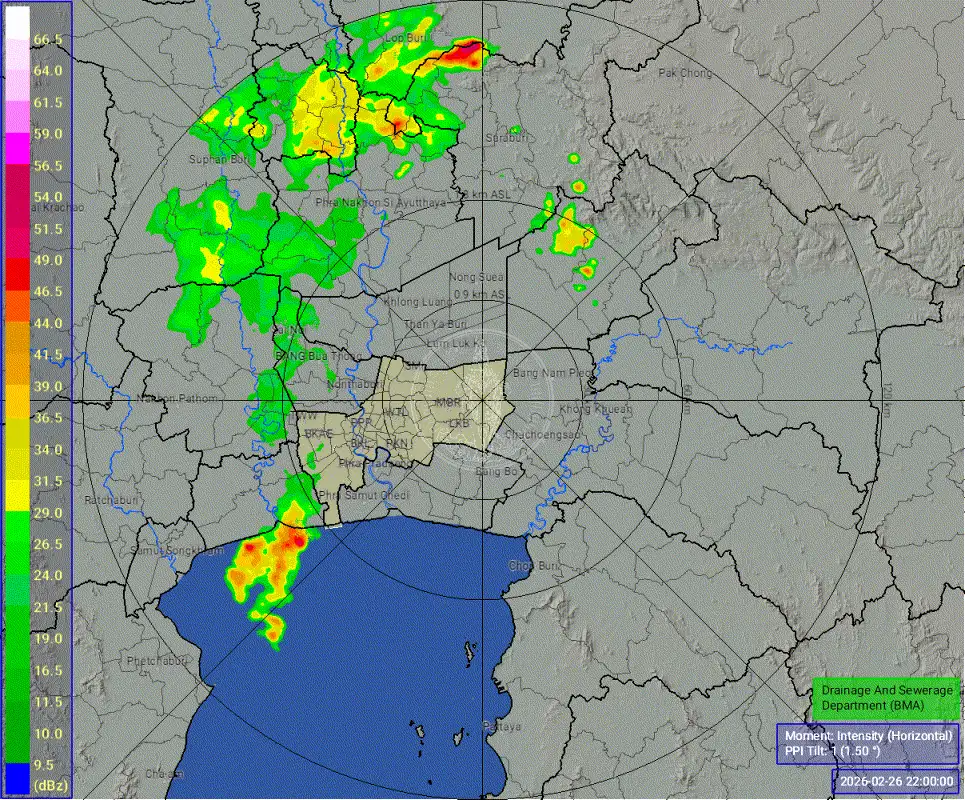
#> input picture example/n006.gif, 965 x 800 px, found by its file name
$ python data_moving.py
#> lines starting #> are read from the running program, lines starting #| are printed output that depends on the picture; after the words box and inside, x2 and y2 are one past the last pixel; in counts of white or black regions, pixels touching at a corner belong together
import cv2
import numpy as np
import imageio
import io
from PIL import Image
from scipy.spatial.distance import cdist
import time

# [16 lines left out: function data_radar, not called in this run]
# ==================================================
# CONFIG
# ==================================================
target_colors = np.array([
    [252,252,255],[252,219,255],[252,202,255],[252,139,255],
    [252,0,255],[195,0,85],[216,0,71],[224,0,85],
    [238,0,0],[252,75,0],[222,152,0],[230,164,0],
    [252,214,0],[216,216,0],[234,218,0],[238,252,0],
    [0,243,0],[0,236,0],[0,214,82],[0,200,0],
    [0,197,0],[0,191,0],[0,176,0],[0,168,0],
    [0,0,255]
], dtype=np.uint8)

values = np.array([
    66.5,64.0,61.5,59.0,56.5,54.0,51.5,49.0,46.5,
    44.0,41.5,39.0,36.5,34.0,31.5,29.0,26.5,24.0,
    21.5,19.0,16.5,14.0,11.5,10.0,9.5
])

threshold = 60


# ==================================================
# BASIC OPS
# ==================================================
def min_pooling(img, ksize=3):
    kernel = np.ones((ksize, ksize), np.uint8)
    return cv2.erode(img, kernel)

def max_pooling(img, ksize=3):
    kernel = np.ones((ksize, ksize), np.uint8)
    return cv2.dilate(img, kernel)

# ==================================================
# EXTRACT RADAR COLORS
# ==================================================
def extract_radar_frame(img):
    h, w, _ = img.shape
    pixels = img.reshape(-1, 3)

    mask = np.zeros(len(pixels), dtype=bool)

    for color in target_colors:
        dist = np.linalg.norm(pixels - color, axis=1)
        mask |= dist < threshold

    mask = mask.reshape(h, w)

    result = img.copy()
    result[~mask] = 255
    return result


# ==================================================
# COLOR -> DBZ
# ==================================================
# [229 lines left out: functions map_to_dbz, quantize_dbz, get_clusters, compute_flow, get_cluster_direction, draw_clusters_on_frame and 2 more, not called in this run]
MAIN_DIRECTION_DEGREE = None
MOVE_CAPTION = None
def radar_pipeline(input_gif_path, update=None):
    raw_frames = []
    processed_frames = []
    output_frames = []
    # -----------------------------------------
    # READ ORIGINAL GIF
    # -----------------------------------------
    if update: update("🖼️ กำลัง Upload ไฟล์...", 0.1)
    with Image.open(input_gif_path) as gif:
#> gif is the input picture: PIL image 965x800 RGBA; mean R, G, B, A 125.9, 146.8, 132.5, 255
        for i in range(gif.n_frames):
            gif.seek(i)

            frame = np.array(gif.convert("RGB"))
            raw_frames.append(frame.copy())

            # same as old code
            cv2.rectangle(frame, (0, 0), (100, 970), (255,255,255), -1)
            cv2.rectangle(frame, (700,600), (1300,970), (255,255,255), -1)

            frame = extract_radar_frame(frame)
            frame[np.all(frame == 255, axis=-1)] = 0

            frame = max_pooling(frame, 3)
            frame = min_pooling(frame, 3)
            frame = min_pooling(frame, 3)
            frame = max_pooling(frame, 10)

            processed_frames.append(frame)
#> this loop made 12 passes
#> pass 1, in extract_radar_frame, `mask = mask.reshape(h, w)`:
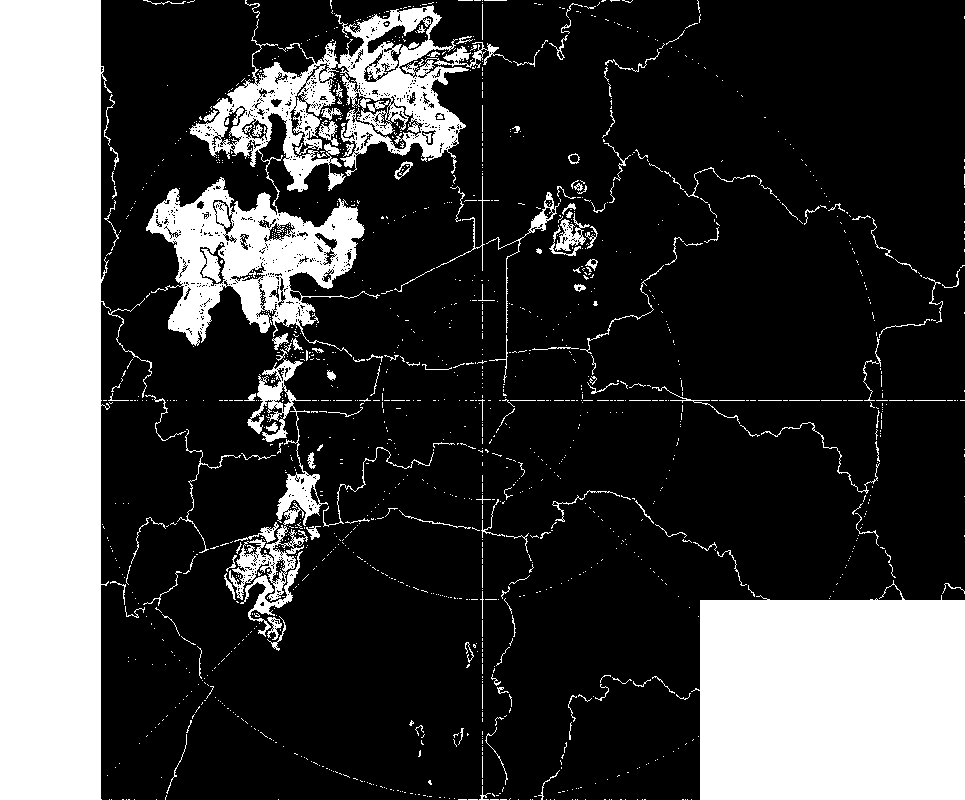
#> mask: shape (800, 965) bool; 24.6% white; 1459 white regions (1281 under 20 px), largest, box (x1, y1, x2, y2) and area: (0, 0, 112, 800) 80942, (691, 580, 965, 800) 53088, (146, 5, 469, 357) 34883
#> pass 1, in extract_radar_frame, `result = img.copy()`:
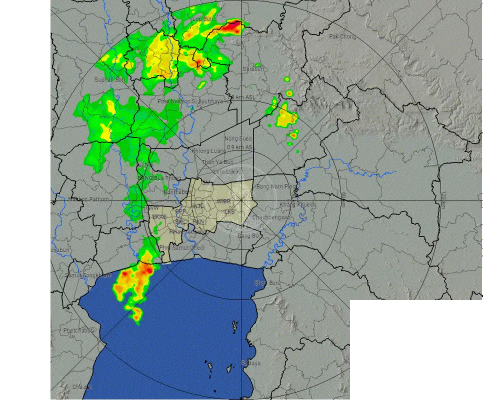
#> result: shape (800, 965, 3) (shown at 1/2 size); mean R, G, B 147.1, 166.4, 154.4
#> pass 1, in radar_pipeline, `frame = extract_radar_frame(frame)`:
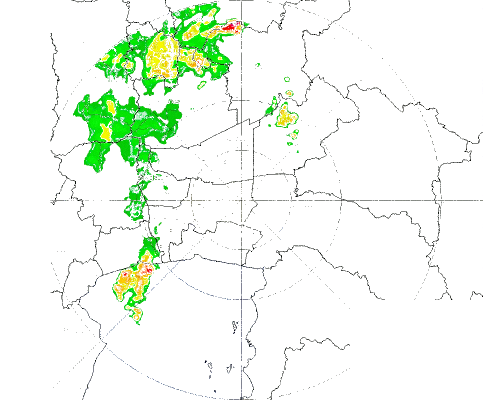
#> frame: shape (800, 965, 3) (shown at 1/2 size); mean R, G, B 239.7, 248.6, 237.6
#> after the loop:
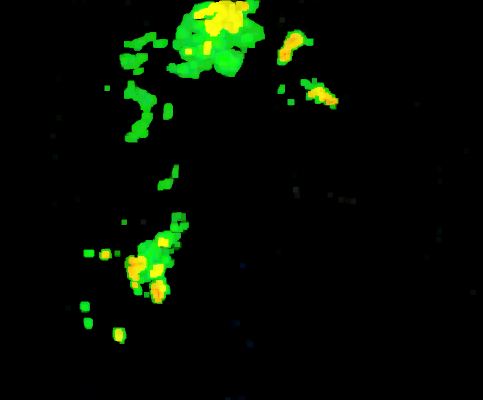
#> frame: shape (800, 965, 3) (shown at 1/2 size); mean R, G, B 4.8, 14.1, 1.7
#> after the loop:
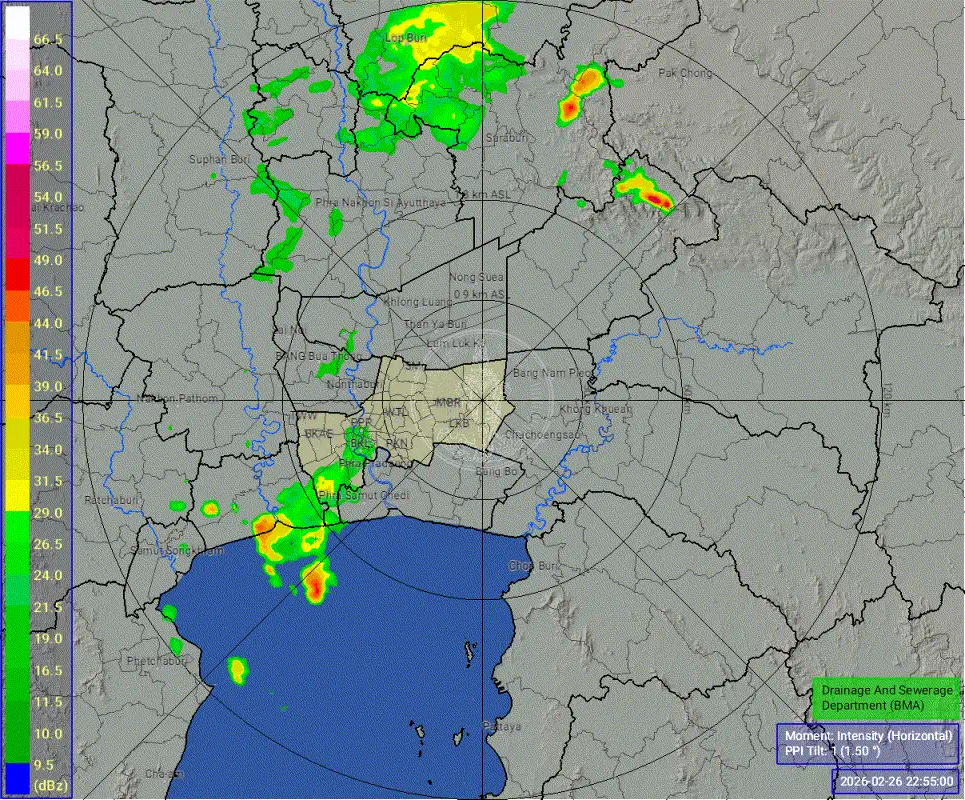
#> gif: PIL image 965x800 RGBA; mean R, G, B, A 128.1, 145, 136.6, 255
#> after the loop, processed_frames = 12 items; raw_frames = 12 items
    if update: update("🎞️ สร้าง GIF ชั่วคราว...", 0.3)
    # -----------------------------------------
    # IMPORTANT:
    # simulate old temp.gif in memory
    # -----------------------------------------
    gif_buffer = io.BytesIO()

    imageio.mimsave(
        gif_buffer,
        processed_frames,
        format="GIF",
        fps=10,
        loop=0
    )

    gif_buffer.seek(0)

#> (the run stopped early here; a loop or call above may not have finished)

$ run again, with example/20260517_103023.webp saved as example/n006.gif
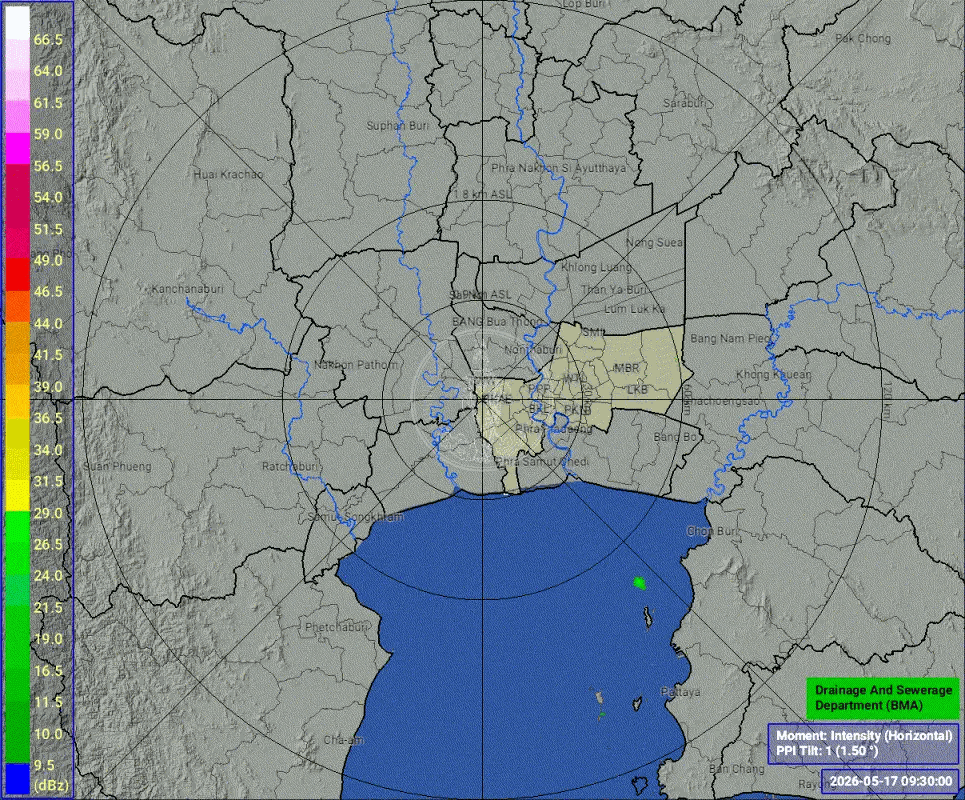
#> input picture example/20260517_103023.webp, 965 x 800 px, found by its file name
#> in radar_pipeline, gif is the input picture: PIL image 965x800 P; mean R, G, B 127.9, 139.3, 141.1
#> the loop in radar_pipeline, `for i in range(gif.n_frames):` made 1 pass
#> pass 1, in extract_radar_frame, `mask = mask.reshape(h, w)`:
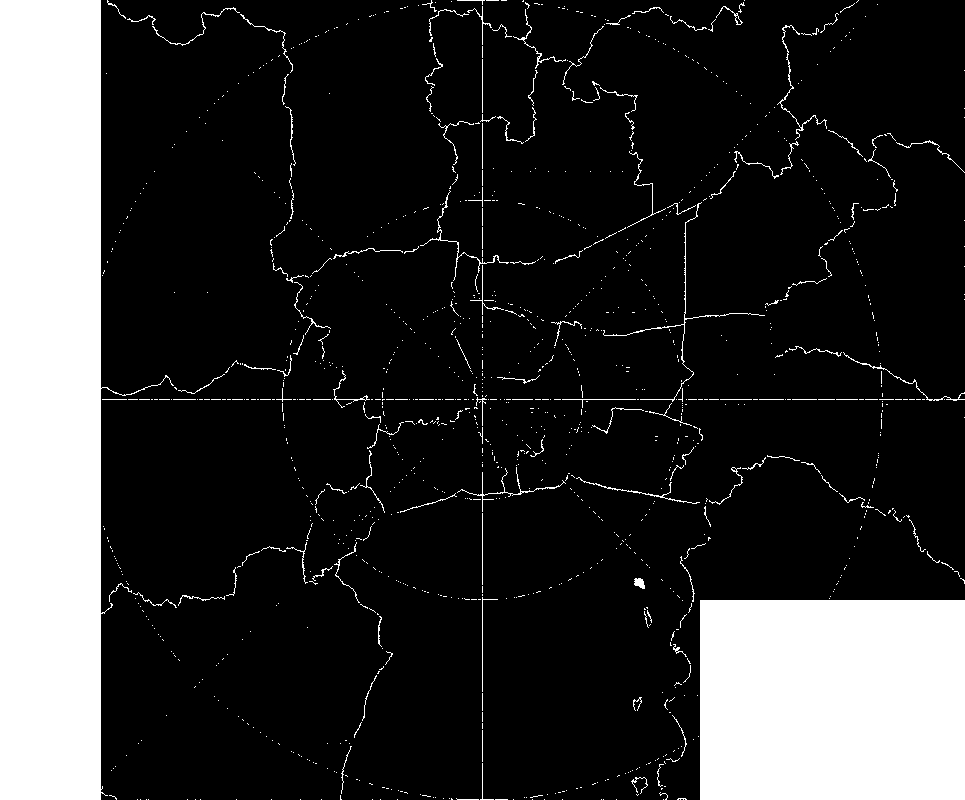
#> mask: shape (800, 965) bool; 18.8% white; 1254 white regions (1121 under 20 px), largest, box (x1, y1, x2, y2) and area: (0, 0, 174, 800) 80929, (700, 600, 965, 800) 53000, (603, 202, 765, 402) 474
#> pass 1, in radar_pipeline, `frame = max_pooling(frame, 3)`:
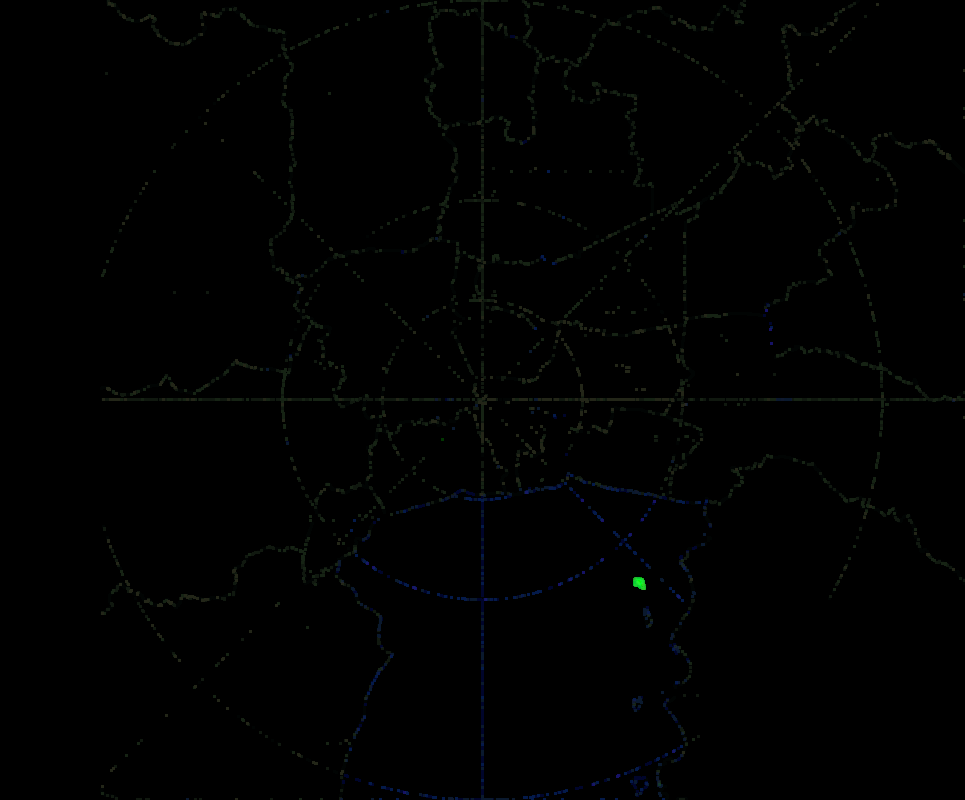
#> frame: shape (800, 965, 3); mean R, G, B 0.7, 1.2, 1
#> after the loop in radar_pipeline, `for i in range(gif.n_frames):`: processed_frames = 1 item

$ run again, with example/20260520_150005.webp saved as example/n006.gif
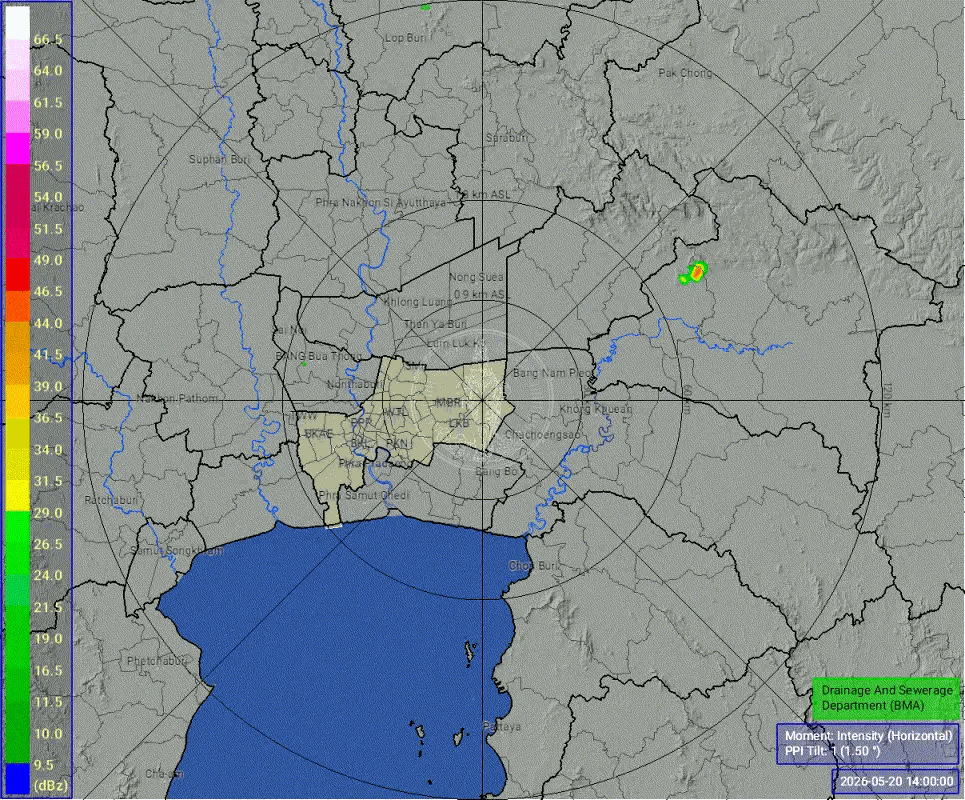
#> input picture example/20260520_150005.webp, 965 x 800 px, found by its file name
#> in radar_pipeline, gif is the input picture: PIL image 965x800 P; mean R, G, B 131.1, 141.6, 142.4
#> the loop in radar_pipeline, `for i in range(gif.n_frames):` made 1 pass
#> pass 1, in extract_radar_frame, `mask = mask.reshape(h, w)`:
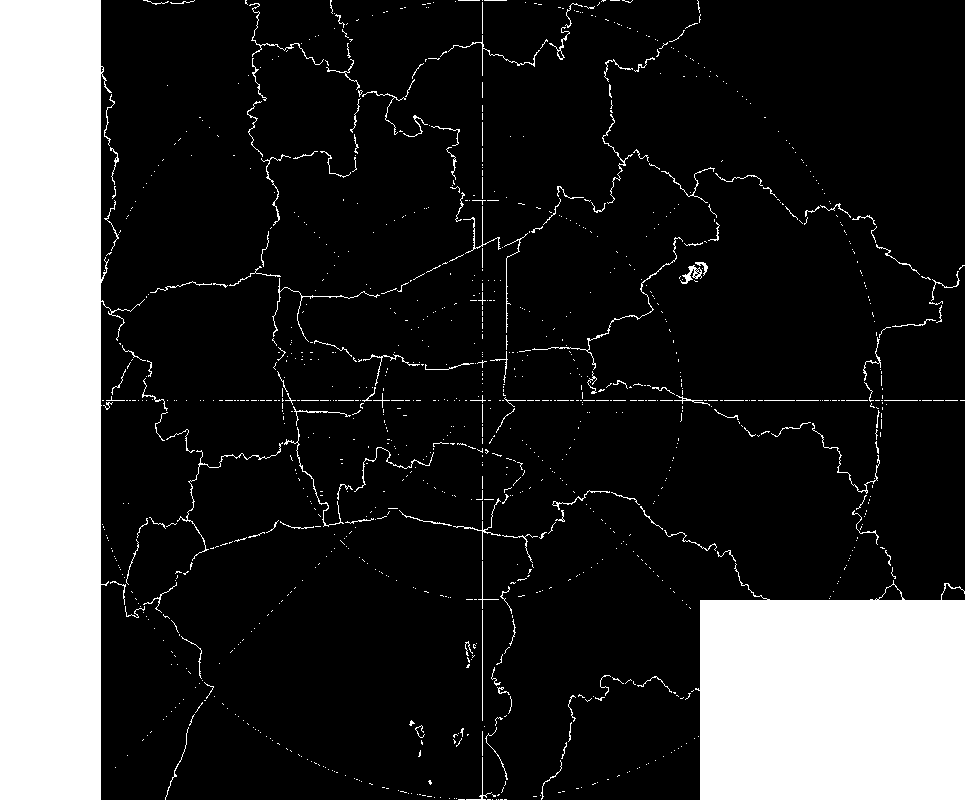
#> mask: shape (800, 965) bool; 19% white; 1143 white regions (987 under 20 px), largest, box (x1, y1, x2, y2) and area: (0, 0, 145, 800) 81010, (695, 563, 965, 800) 53187, (532, 237, 683, 370) 343
#> pass 1, in radar_pipeline, `frame = max_pooling(frame, 3)`:
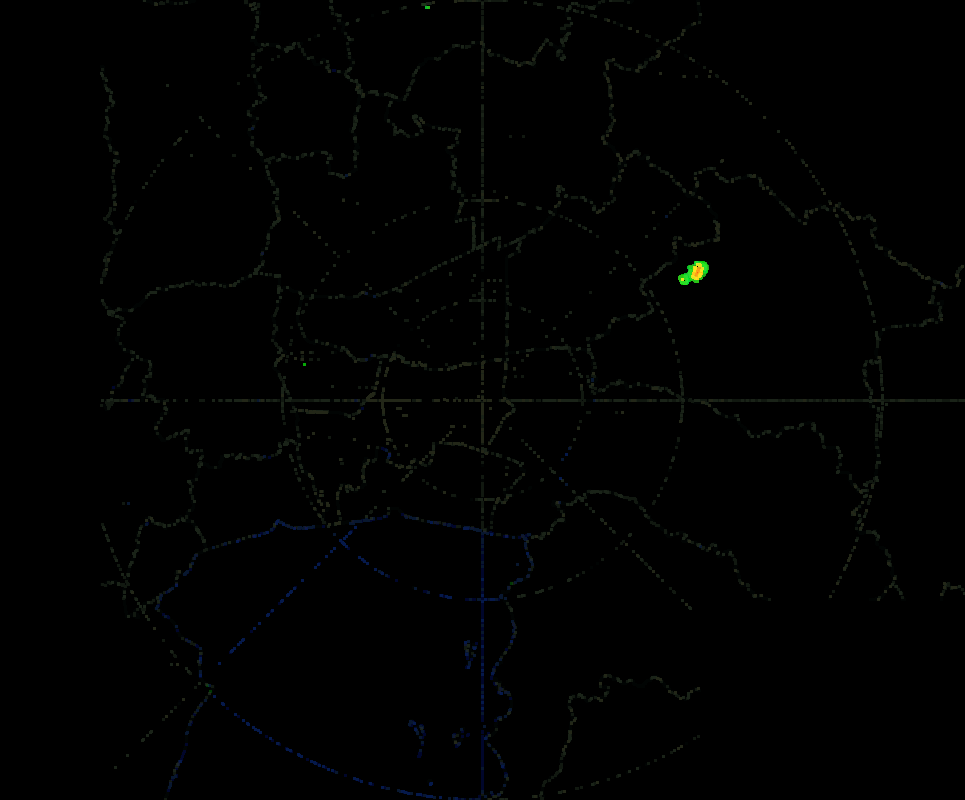
#> frame: shape (800, 965, 3); mean R, G, B 0.9, 1.4, 1.1
#> after the loop in radar_pipeline, `for i in range(gif.n_frames):`: processed_frames = 1 item
